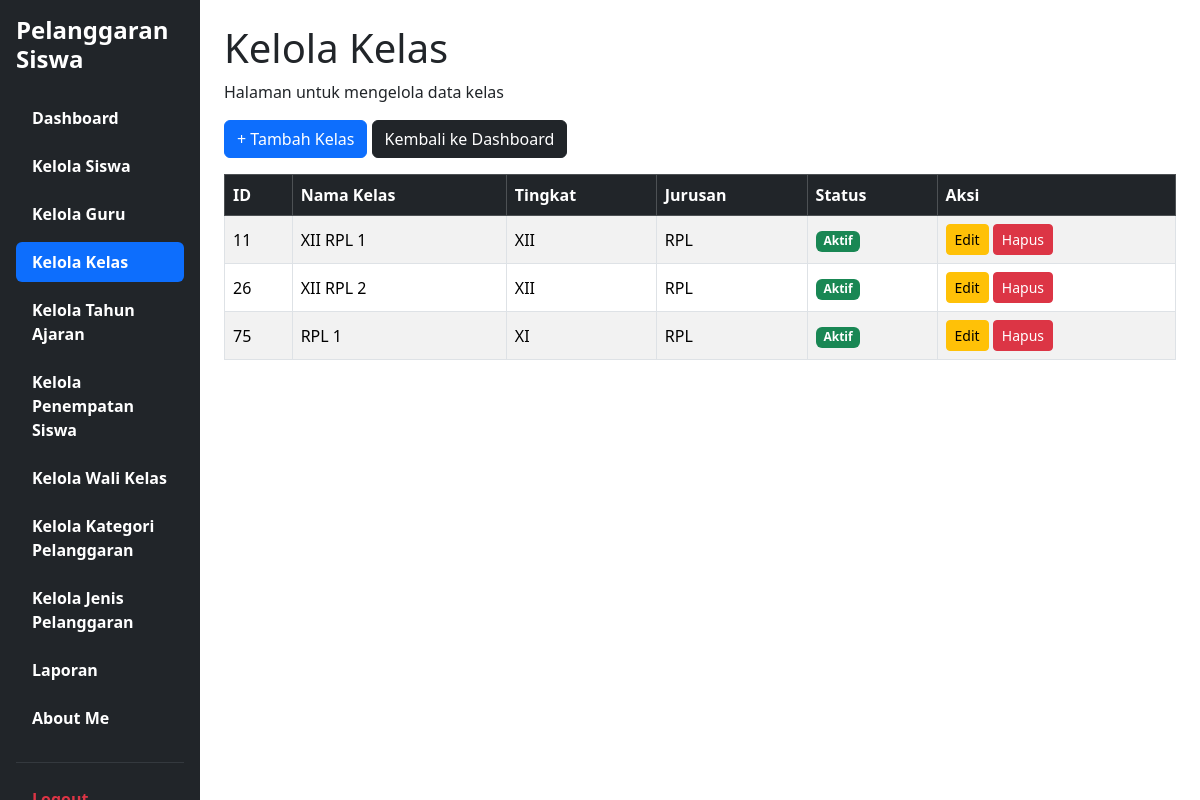
Screenshot of /Kelola_Kelas.php with the database file from the repository.
### tables this page shows
CREATE TABLE `t_kelas` (
  `id` int(11) NOT NULL,
  `nama` varchar(100) DEFAULT NULL,
  `tingkat` varchar(20) NOT NULL,
  `jurusan` varchar(100) NOT NULL,
  `tahun_ajaran_id` int(11) DEFAULT NULL,
  `status_aktif` tinyint(1) NOT NULL,
  `created_at` timestamp NOT NULL DEFAULT current_timestamp(),
  `updated_at` timestamp NOT NULL DEFAULT current_timestamp()
);

### Kelola_Kelas.php (the view, shortened to what this page needs)
<?php
require_once __DIR__ . '/config/koneksi.php';
$sql = "
     SELECT id,
     nama,
     tingkat,
     jurusan,
     status_aktif
    FROM t_kelas
    ORDER BY id ASC";
$result = $koneksi->query($sql);
?>
<!DOCTYPE html>
<html lang="id">
<head>
    <link href="https://cdn.jsdelivr.net/npm/bootstrap@5.3.8/dist/css/bootstrap.min.css" rel="stylesheet">
    <link href="https://cdn.datatables.net/2.3.4/css/dataTables.bootstrap5.min.css"
          rel="stylesheet">
</head>
<body>
<div class="container-fluid">
    <div class="row">
<div class="col-md-3 col-lg-2 bg-dark min-vh-100 p-3 sticky-top" style="top: 0; height: 100vh; overflow-y: auto;">
            <h4 class="text-white fw-bold mb-4 ">
            Pelanggaran Siswa
            </h4>
            <ul class="nav nav-pills flex-column">
                <li class="nav-item mb-2">
                    <a href="dashboard.php" class="nav-link text-white">
                    <h7 class="fw-bold mb-4">Dashboard</h7>
                    </a>
                </li>
                <li class="nav-item mb-2">
                    <a href="Kelola_Siswa.php" class="nav-link text-white">
                    <h7 class="fw-bold mb-4">Kelola Siswa</h7>
                    </a>
                </li>
                <li class="nav-item mb-2">
                    <a href="Kelola_Guru.php" class="nav-link text-white">
                    <h7 class="fw-bold mb-4">Kelola Guru</h7>
                    </a>
                </li>
                <li class="nav-item mb-2">
                    <a href="Kelola_Kelas.php" class="nav-link active">
                    <h7 class="fw-bold mb-4">Kelola Kelas</h7>
                    </a>
                </li>
                <li class="nav-item mb-2">
                    <a href="Kelola_Tahun_Ajaran.php" class="nav-link text-white">
                    <h7 class="fw-bold mb-4">Kelola Tahun Ajaran</h7>
                    </a>
                </li>
                <li class="nav-item mb-2">
                    <a href="Kelola_Penempatan_Siswa.php" class="nav-link text-white">
                    <h7 class="fw-bold mb-4">Kelola Penempatan Siswa</h7>
                    </a>
                </li>
                <li class="nav-item mb-2">
                    <a href="Kelola_Wali_Kelas.php" class="nav-link text-white">
                    <h7 class="fw-bold mb-4">Kelola Wali Kelas</h7>
                    </a>
                </li>
                <li class="nav-item mb-2">
                    <a href="Kelola_Kategori_Pelanggaran.php" class="nav-link text-white">
                    <h7 class="fw-bold mb-4">Kelola Kategori Pelanggaran</h7>
                    </a>
                </li>
                <li class="nav-item mb-2">
                    <a href="Kelola_Jenis_Pelanggaran.php" class="nav-link text-white">
                    <h7 class="fw-bold mb-4">Kelola Jenis Pelanggaran</h7>
                    </a>
                </li>
                <li class="nav-item mb-2">
                    <a href="Laporan.php" class="nav-link text-white">
                    <h7 class="fw-bold mb-4">Laporan</h7>
                    </a>
                </li>
                <li class="nav-item mb-2">
                    <a href="about_me.php" class="nav-link text-white">
                    <h7 class="fw-bold mb-4">About Me</h7>
                    </a>
                </li>
                <hr class="text-secondary">
                <li class="nav-item">
                    <a href="logout.php" class="nav-link text-danger">
                    <h7 class="fw-bold mb-4">Logout</h7>
                    </a>
                </li>
            </ul>
        </div>
        <main class="col-md-9 col-lg-10 p-4">
        <h1>Kelola Kelas</h1>
            <p>Halaman untuk mengelola data kelas</p>
            <div class="mb-3">
                <a href="tambah_kelas.php" class="btn btn-primary">
                    + Tambah Kelas
                </a>
                <a href="dashboard.php" class="btn btn-dark">
                     Kembali ke Dashboard
                </a>
            </div>
    <div class="table-responsive">
    <table id="tabelKelas"
           class="table table-hover table-striped table-bordered align-middle">
        <thead class="table-dark">
            <tr>
                <th>ID</th>
                <th>Nama Kelas</th>
                <th>Tingkat</th>
                <th>Jurusan</th>
                <th>Status</th>
                <th>Aksi</th>
            </tr>
        </thead>
        <tbody>
            <?php while ($kelas = $result->fetch_assoc()) { ?>
            <tr>
                <td><?= htmlspecialchars($kelas['id']) ?></td>
                <td><?= htmlspecialchars($kelas['nama']) ?></td>
                <td><?= htmlspecialchars($kelas['tingkat']) ?></td>
                <td><?= htmlspecialchars($kelas['jurusan']) ?></td>
                <td>
                    <?php if ((int)$kelas['status_aktif'] === 1) { ?>
                        <span class="badge bg-success">Aktif</span>
                    <?php } else { ?>
                        <span class="badge bg-secondary">Tidak Aktif</span>
                    <?php } ?>
                </td>
                <td>
                    <a href="edit_kelas.php?id=<?= (int)$kelas['id'] ?>"
                       class="btn btn-warning btn-sm">
                        Edit
                    </a>
                    <a href="hapus_kelas.php?id=<?= (int)$kelas['id'] ?>"
                       onclick="return confirm('Yakin ingin menghapus kelas ini?')"
                       class="btn btn-danger btn-sm">
                        Hapus
                    </a>
                </td>
            </tr>
            <?php } ?>
        </tbody>
    </table>
            </main>
        </div>
    </div>
</body>
</html>

### rows the page displays
t_kelas: id "11", nama "XII RPL 1", tingkat "XII", jurusan "RPL", status_aktif "Aktif"
t_kelas: id "26", nama "XII RPL 2", tingkat "XII", jurusan "RPL", status_aktif "Aktif"
t_kelas: id "75", nama "RPL 1", tingkat "XI", jurusan "RPL", status_aktif "Aktif"
